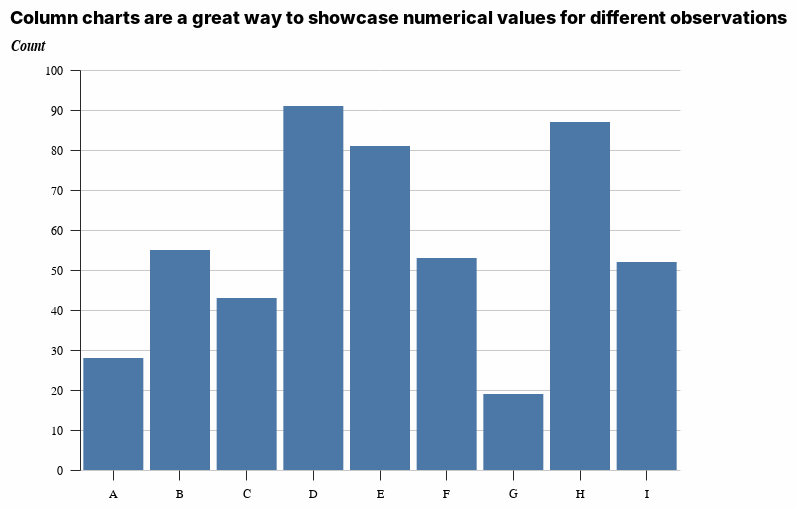

Notebook source saved alongside this figure:
### Code cell
import altair as alt
import pandas as pd

source = pd.DataFrame({
    'a': ['A', 'B', 'C', 'D', 'E', 'F', 'G', 'H', 'I'],
    'b': [28, 55, 43, 91, 81, 53, 19, 87, 52]
})

alt.Chart(source).mark_bar().encode(
    x='a',
    y=alt.Y('b', title = "Count"),
).properties(
    title = "Column charts are a great way to showcase numerical values for different observations"
)

### Figure 1 — Vega-Lite specification as saved in the notebook (floating-point values rounded to 4 significant figures)
{"width": 600, "height": 400, "autosize": "pad", "config": {"padding": 10, "geoshape": {"fill": "#D9D9D6", "stroke": "#2B3E4B", "strokeWidth": 0.5}, "arc": {"fill": "#282828"}, "area": {"fill": "#282828"}, "axisBand": {"grid": false}, "axisBottom": {"domain": false, "domainColor": "black", "domainWidth": 3, "grid": true, "gridColor": "#C9C9C9", "gridWidth": 1, "labelFontSize": 12, "labelFont": "Helvetica", "labelPadding": 8, "labelAngle": 0, "tickColor": "#282828", "tickSize": 10, "titleFontSize": 12, "titlePadding": 10, "titleFont": "Helvetica", "title": ""}, "axisLeft": {"domainColor": "#282828", "domainWidth": 1, "gridColor": "#C9C9C9", "gridWidth": 1, "labelFontSize": 12, "labelFont": "Helvetica", "labelPadding": 8, "tickColor": "#282828", "tickSize": 10, "tickCount": 10, "ticks": true, "titleFontSize": 14, "titleFontStyle": "italic", "titlePadding": 10, "titleFont": "Helvetica", "titleAngle": 0, "titleX": -70, "titleY": -18, "titleAnchor": "start"}, "axisRight": {"domainColor": "#282828", "domainWidth": 1, "gridColor": "#C9C9C9", "gridWidth": 1, "labelFontSize": 12, "labelFont": "Helvetica", "labelPadding": 4, "tickColor": "#282828", "tickSize": 10, "ticks": true, "titleFontSize": 12, "titlePadding": 10, "titleFont": "Helvetica"}, "axisTop": {"domain": false, "domainColor": "black", "domainWidth": 3, "grid": true, "gridColor": "#C9C9C9", "gridWidth": 1, "labelFontSize": 12, "labelFont": "Helvetica", "labelPadding": 4, "tickColor": "#282828", "tickSize": 10, "titleFontSize": 12, "titlePadding": 10, "titleFont": "Helvetica"}, "background": "#FFFEFE", "group": {"fill": "#FFFAFA"}, "legend": {"labelFontSize": 12, "labelFont": "Helvetica", "labelLimit": 500, "padding": 5, "symbolSize": 200, "symbolType": "square", "titleFontSize": 18, "titlePadding": 5, "titleFont": "Helvetica", "titleLimit": 400}, "line": {"color": "#282828", "stroke": "#282828", "strokeWidth": 3}, "rule": {"color": "#282828", "stroke": "#282828", "strokeWidth": 3}, "tick": {"color": "#282828", "stroke": "#282828", "strokeWidth": 1}, "trail": {"color": "#282828", "stroke": "#282828", "strokeWidth": 0, "size": 5}, "path": {"stroke": "#282828", "strokeWidth": 0.5}, "point": {"filled": true}, "rect": {"fill": "#A20C4B", "opacity": 0.3}, "range": {"category": ["#dc0d7a", "#02a3cd", "#e4a100", "#dc0d12", "#0DDC6F", "#074a7e", "#e46800", "#aa3594", "#a20c4b"], "diverging": ["#dc0d12", "#e9686b", "#fbe1e1", "#dff4f9", "#81d1e6", "#03a3cd"], "heatmap": ["#fff7fd", "#ffdbf7", "#ffb9ec", "#ff91dc", "#ff67c7", "#f83faf", "#ef1d95", "#e4007c"]}, "symbol": {"opacity": 1, "shape": "circle", "size": 40, "strokeWidth": 1}, "style": {"bar": {"binSpacing": 2, "fill": "#282828", "stroke": false}, "text": {"font": "Helvetica", "fontSize": 12, "align": "right", "fontWeight": 100, "size": 10}}, "title": {"anchor": "start", "fontSize": 18, "fontWeight": 800, "font": "Helvetica", "offset": 10}, "view": {"stroke": false, "padding": 15}, "header": {"fontWeight": 400, "labelFontSize": 12, "labelFont": "Helvetica", "titleFontSize": 14, "titleFont": "Helvetica", "title": " ", "titleBaseline": "bottom", "titleOffset": -30}}, "data": {"name": "data-c2a3e89ba9d5d1687d5e8c28d630a033"}, "mark": "bar", "encoding": {"x": {"type": "nominal", "field": "a"}, "y": {"type": "quantitative", "field": "b", "title": "Count"}}, "title": "Column charts are a great way to showcase numerical values for different observations", "$schema": "https://vega.github.io/schema/vega-lite/v4.8.1.json", "datasets": {"data-c2a3e89ba9d5d1687d5e8c28d630a033": [{"a": "A", "b": 28}, {"a": "B", "b": 55}, {"a": "C", "b": 43}, {"a": "D", "b": 91}, {"a": "E", "b": 81}, {"a": "F", "b": 53}, {"a": "G", "b": 19}, {"a": "H", "b": 87}, {"a": "I", "b": 52}]}}
